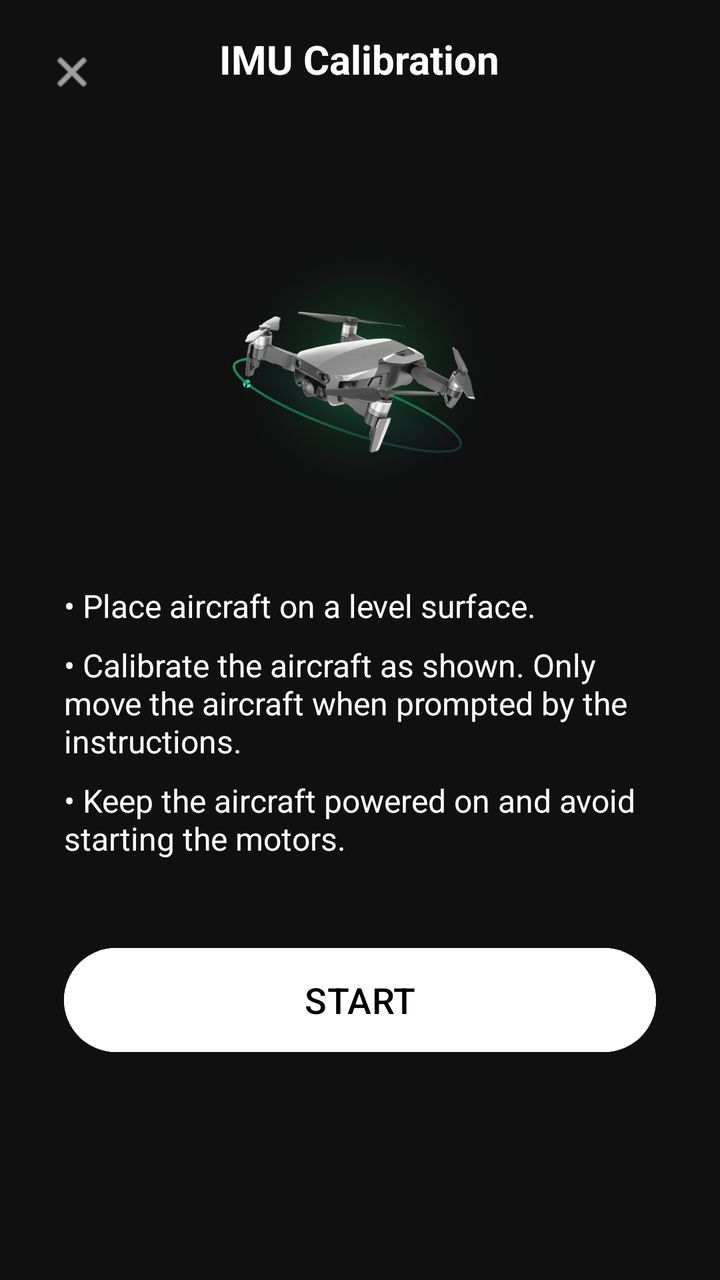
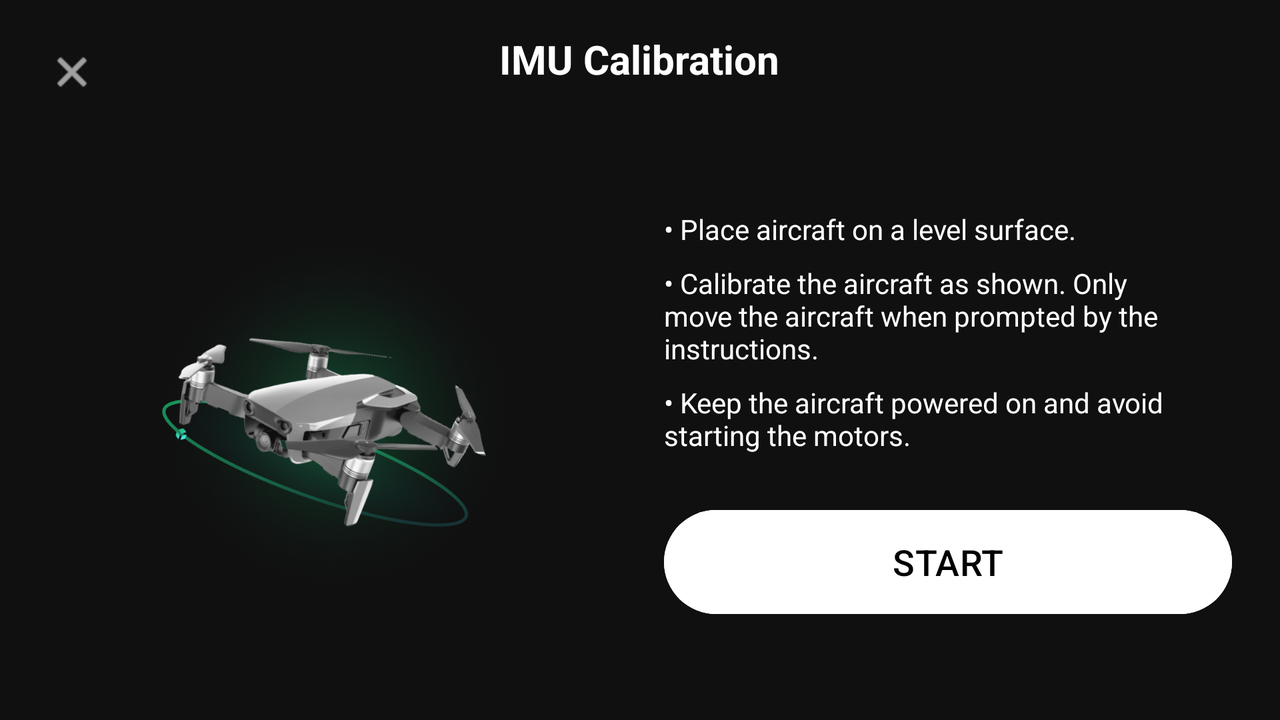

An Android layout and its configuration variant, each rendered on a device that would load it. The default file and the variant file are quoted in full after the pictures.
<!-- AndroidManifest.xml: application theme Theme.EagleEyeAndroid -->
<!-- res/layout/fragment_imu_calibration.xml -->
<?xml version="1.0" encoding="utf-8"?>
<FrameLayout xmlns:android="http://schemas.android.com/apk/res/android"
    android:layout_width="match_parent"
    android:layout_height="match_parent"
    android:background="@color/background_black">

    
    <ImageView
        android:id="@+id/closeBtn"
        android:layout_width="40dp"
        android:layout_height="40dp"
        android:layout_margin="16dp"
        android:src="@android:drawable/ic_menu_close_clear_cancel"
        android:tint="@color/white"
        android:padding="8dp"
        android:contentDescription="Close"/>

    
    <TextView
        android:layout_width="wrap_content"
        android:layout_height="wrap_content"
        android:text="IMU Calibration"
        android:textColor="@color/white"
        android:textSize="20sp"
        android:textStyle="bold"
        android:layout_gravity="top|center_horizontal"
        android:layout_marginTop="16dp"/>

    
    <LinearLayout
        android:layout_width="match_parent"
        android:layout_height="match_parent"
        android:orientation="vertical"
        android:gravity="center"
        android:padding="32dp">

        
        <ImageView
            android:id="@+id/droneIllustration"
            android:layout_width="250dp"
            android:layout_height="150dp"
            android:src="@drawable/big_drone_green"
            android:layout_marginBottom="32dp"
            android:contentDescription="Drone"/>

        
        <LinearLayout
            android:layout_width="match_parent"
            android:layout_height="wrap_content"
            android:orientation="vertical"
            android:layout_marginBottom="32dp">

            <TextView
                android:layout_width="match_parent"
                android:layout_height="wrap_content"
                android:text="• Place aircraft on a level surface."
                android:textColor="@color/white"
                android:textSize="16sp"
                android:layout_marginBottom="8dp"/>

            <TextView
                android:layout_width="match_parent"
                android:layout_height="wrap_content"
                android:text="• Calibrate the aircraft as shown. Only move the aircraft when prompted by the instructions."
                android:textColor="@color/white"
                android:textSize="16sp"
                android:layout_marginBottom="8dp"/>

            <TextView
                android:layout_width="match_parent"
                android:layout_height="wrap_content"
                android:text="• Keep the aircraft powered on and avoid starting the motors."
                android:textColor="@color/white"
                android:textSize="16sp"
                android:layout_marginBottom="8dp"/>

        </LinearLayout>

        
        <Button
            android:id="@+id/startCalibrationBtn"
            android:layout_width="match_parent"
            android:layout_height="60dp"
            android:text="START"
            android:textSize="18sp"
            android:backgroundTint="@color/white"
            android:textColor="@color/black"/>

        
        <TextView
            android:id="@+id/calibrationStatus"
            android:layout_width="match_parent"
            android:layout_height="wrap_content"
            android:text=""
            android:textColor="@color/uxsdk_yellow"
            android:textSize="14sp"
            android:gravity="center"
            android:layout_marginTop="16dp"
            android:visibility="gone"/>

        
        <TextView
            android:id="@+id/calibrationProgress"
            android:layout_width="match_parent"
            android:layout_height="wrap_content"
            android:text=""
            android:textColor="@color/white"
            android:textSize="14sp"
            android:gravity="center"
            android:layout_marginTop="8dp"
            android:visibility="gone"/>

    </LinearLayout>

</FrameLayout>
<!-- resources referenced by this layout -->
<resources>
  <color name="background_black">#101010</color>
  <color name="black">#000000</color>
  <color name="uxsdk_yellow">#FFC000</color>
  <color name="white">#FFFFFF</color>
  <!-- drawable big_drone_green: png bitmap (drawable, 533591 bytes) -->
  <!-- from res/values-v27/ -->
  <style name="Theme.EagleEyeAndroid" parent="Theme.Material3.Dark.NoActionBar">
          <item name="android:statusBarColor">@android:color/transparent</item>
          <item name="android:navigationBarColor">@android:color/transparent</item>
          <item name="android:windowLightStatusBar">false</item>
          <item name="android:windowLightNavigationBar">false</item>
  
          
          <item name="colorPrimary">@color/primary1</item>
          <item name="colorOnPrimary">@color/white</item>
          <item name="colorPrimaryContainer">@color/primary2</item>
          <item name="colorOnPrimaryContainer">@color/white</item>
  
          <item name="colorSecondary">@color/secondary1</item>
          <item name="colorOnSecondary">@color/white</item>
          <item name="colorSecondaryContainer">@color/secondary2</item>
          <item name="colorOnSecondaryContainer">@color/white</item>
  
          <item name="colorSurface">@color/background1</item>
          <item name="colorOnSurface">@color/text_primary</item>
          <item name="colorSurfaceVariant">@color/background2</item>
          <item name="colorOnSurfaceVariant">@color/text_primary</item>
  
          <item name="android:colorBackground">@color/background_color</item>
          <item name="colorOnBackground">@color/text_primary</item>
  
          
          <item name="materialButtonStyle">@style/Widget.App.Button</item>
      </style>
  <color name="primary1">#1DA0FF</color>
  <color name="primary2">#0084FF</color>
  <color name="secondary1">#454545</color>
  <color name="secondary2">#393939</color>
  <color name="background1">#262626</color>
  <color name="text_primary">#DBDBDC</color>
  <color name="background2">#1F1E23</color>
  <color name="background_color">#141416</color>
  <!-- from res/values-v27/ -->
  <style name="Widget.App.Button" parent="Widget.Material3.Button">
          <item name="backgroundTint">@null</item> 
          <item name="android:textColor">@color/white</item>
      </style>
</resources>
<!-- res/layout-land/fragment_imu_calibration.xml (the repository's variant of the layout above) -->
<!-- drawn on the phone turned sideways -->
<?xml version="1.0" encoding="utf-8"?>
<FrameLayout xmlns:android="http://schemas.android.com/apk/res/android"
    android:layout_width="match_parent"
    android:layout_height="match_parent"
    android:background="@color/background_black">

    
    <ImageView
        android:id="@+id/closeBtn"
        android:layout_width="40dp"
        android:layout_height="40dp"
        android:layout_margin="16dp"
        android:src="@android:drawable/ic_menu_close_clear_cancel"
        android:tint="@color/white"
        android:padding="8dp"
        android:contentDescription="Close"/>

    
    <TextView
        android:layout_width="wrap_content"
        android:layout_height="wrap_content"
        android:text="IMU Calibration"
        android:textColor="@color/white"
        android:textSize="20sp"
        android:textStyle="bold"
        android:layout_gravity="top|center_horizontal"
        android:layout_marginTop="16dp"/>

    
    <LinearLayout
        android:layout_width="match_parent"
        android:layout_height="match_parent"
        android:orientation="horizontal"
        android:gravity="center"
        android:padding="24dp"
        android:layout_marginTop="56dp">

        
        <LinearLayout
            android:layout_width="0dp"
            android:layout_height="match_parent"
            android:layout_weight="1"
            android:orientation="vertical"
            android:gravity="center"
            android:layout_marginEnd="24dp">

            <ImageView
                android:id="@+id/droneIllustration"
                android:layout_width="match_parent"
                android:layout_height="200dp"
                android:src="@drawable/big_drone_green"
                android:adjustViewBounds="true"
                android:scaleType="fitCenter"
                android:contentDescription="Drone"/>

        </LinearLayout>

        
        <LinearLayout
            android:layout_width="0dp"
            android:layout_height="wrap_content"
            android:layout_weight="1"
            android:orientation="vertical"
            android:gravity="center_vertical">

            
            <TextView
                android:layout_width="match_parent"
                android:layout_height="wrap_content"
                android:text="• Place aircraft on a level surface."
                android:textColor="@color/white"
                android:textSize="14sp"
                android:layout_marginBottom="8dp"/>

            <TextView
                android:layout_width="match_parent"
                android:layout_height="wrap_content"
                android:text="• Calibrate the aircraft as shown. Only move the aircraft when prompted by the instructions."
                android:textColor="@color/white"
                android:textSize="14sp"
                android:layout_marginBottom="8dp"/>

            <TextView
                android:layout_width="match_parent"
                android:layout_height="wrap_content"
                android:text="• Keep the aircraft powered on and avoid starting the motors."
                android:textColor="@color/white"
                android:textSize="14sp"
                android:layout_marginBottom="24dp"/>

            
            <Button
                android:id="@+id/startCalibrationBtn"
                android:layout_width="match_parent"
                android:layout_height="60dp"
                android:text="START"
                android:textSize="18sp"
                android:backgroundTint="@color/white"
                android:textColor="@color/black"/>

            
            <TextView
                android:id="@+id/calibrationStatus"
                android:layout_width="match_parent"
                android:layout_height="wrap_content"
                android:text=""
                android:textColor="@color/uxsdk_yellow"
                android:textSize="14sp"
                android:gravity="center"
                android:layout_marginTop="16dp"
                android:visibility="gone"/>

            
            <TextView
                android:id="@+id/calibrationProgress"
                android:layout_width="match_parent"
                android:layout_height="wrap_content"
                android:text=""
                android:textColor="@color/white"
                android:textSize="14sp"
                android:gravity="center"
                android:layout_marginTop="8dp"
                android:visibility="gone"/>

        </LinearLayout>

    </LinearLayout>

</FrameLayout>
